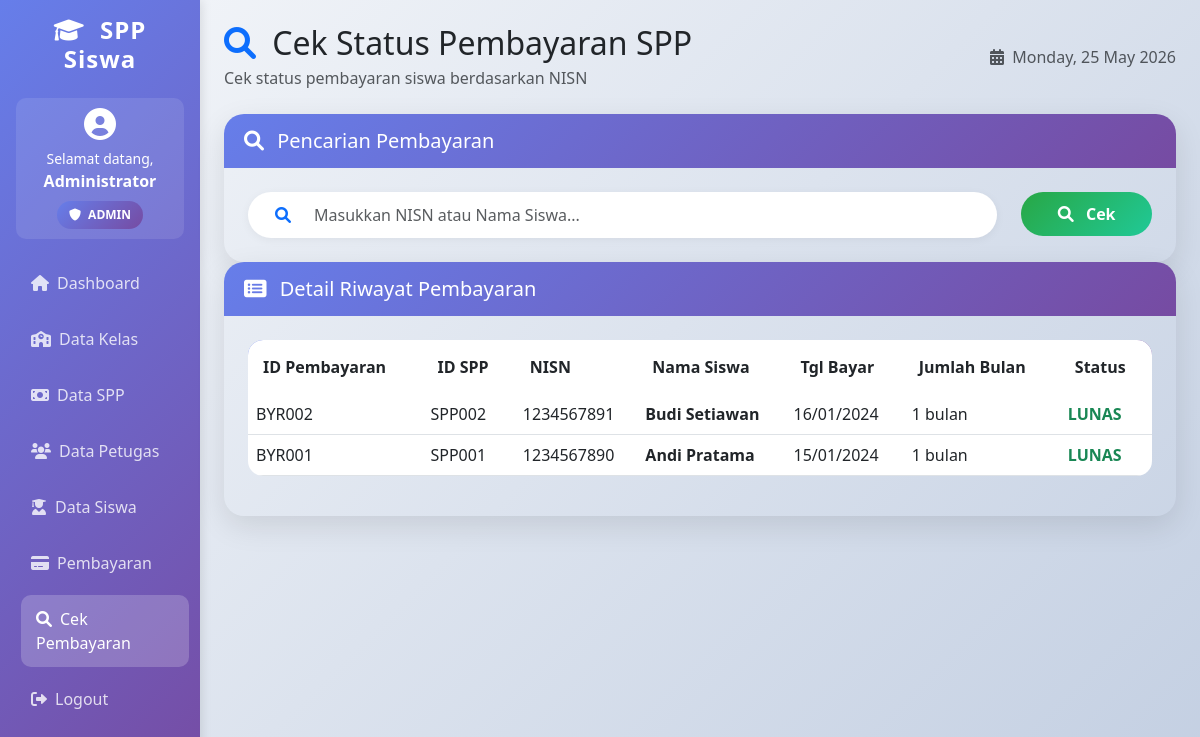
/cek_pembayaran.php (signed in), run on the app's committed database.
### tables this page shows
CREATE TABLE tb_pembayaran (
    id_pembayaran VARCHAR(11) PRIMARY KEY,
    status ENUM('Belum Lunas', 'Sudah Lunas'),
    nisn VARCHAR(10),
    tgl_bayar DATE,
    tgl_terakhir_bayar DATE,
    batas_pembayaran DATE,
    jumlah_bulan VARCHAR(10),
    id_spp VARCHAR(40),
    nominal_bayar VARCHAR(100),
    jumlah_bayar VARCHAR(40),
    kembalian VARCHAR(100),
    FOREIGN KEY (nisn) REFERENCES tb_siswa(nisn),
    FOREIGN KEY (id_spp) REFERENCES tb_siswa(id_spp)
);

CREATE TABLE tb_siswa (
    nisn VARCHAR(10) PRIMARY KEY,
    nis VARCHAR(8),
    nama VARCHAR(50) UNIQUE,
    id_kelas VARCHAR(11),
    nama_kelas VARCHAR(10),
    alamat TEXT,
    no_telp VARCHAR(13) UNIQUE,
    id_spp VARCHAR(40) UNIQUE,
    FOREIGN KEY (id_kelas) REFERENCES tb_kelas(id_kelas),
    FOREIGN KEY (nama_kelas) REFERENCES tb_kelas(nama_kelas)
);

### cek_pembayaran.php (the view, shortened to what this page needs)
<?php
include 'config/koneksi.php';
$query_all = "SELECT p.*, s.nama
              FROM tb_pembayaran p
              JOIN tb_siswa s ON p.nisn = s.nisn
              ORDER BY p.tgl_bayar DESC";
$result_all = mysqli_query($conn, $query_all);
?>
<!DOCTYPE html>
<html lang="id">
<head>
    <link href="https://cdn.jsdelivr.net/npm/bootstrap@5.3.0/dist/css/bootstrap.min.css" rel="stylesheet">
    <link href="https://cdnjs.cloudflare.com/ajax/libs/font-awesome/6.0.0/css/all.min.css" rel="stylesheet">
</head>
<body>
    <div class="container-fluid">
        <div class="row">
            <div class="col-md-2 sidebar p-3">
                <h4 class="text-center mb-4">
                    <i class="fas fa-graduation-cap me-2"></i>
                    SPP Siswa
                </h4>
                <div class="user-info">
                    <i class="fas fa-user-circle fa-2x mb-2"></i>
                    <p class="mb-0 small">Selamat datang,</p>
                    <strong><?php echo $_SESSION['nama_petugas']; ?></strong>
                    <br>
                    <span class="badge-level level-<?php echo strtolower($_SESSION['level']); ?> mt-2 d-inline-block">
                        <i class="fas fa-shield-alt me-1"></i>
                        <?php echo strtoupper($_SESSION['level']); ?>
                    </span>
                </div>
                <nav class="nav flex-column">
                    <a class="nav-link" href="dashboard.php"><i class="fas fa-home me-2"></i>Dashboard</a>
                    <a class="nav-link" href="kelas.php"><i class="fas fa-school me-2"></i>Data Kelas</a>
                    <a class="nav-link" href="spp.php"><i class="fas fa-money-bill me-2"></i>Data SPP</a>
                    <a class="nav-link" href="petugas.php"><i class="fas fa-users me-2"></i>Data Petugas</a>
                    <a class="nav-link" href="siswa.php"><i class="fas fa-user-graduate me-2"></i>Data Siswa</a>
                    <a class="nav-link" href="pembayaran.php"><i class="fas fa-credit-card me-2"></i>Pembayaran</a>
                    <a class="nav-link active" href="cek_pembayaran.php"><i class="fas fa-search me-2"></i>Cek Pembayaran</a>
                    <a class="nav-link" href="logout.php"><i class="fas fa-sign-out-alt me-2"></i>Logout</a>
                </nav>
            </div>
            <div class="col-md-10 p-4">
                <div class="d-flex justify-content-between align-items-center mb-4 animate">
                    <div>
                        <h2 class="mb-1">
                            <i class="fas fa-search me-2 text-primary"></i>
                            Cek Status Pembayaran SPP
                        </h2>
                        <p class="text-muted mb-0">Cek status pembayaran siswa berdasarkan NISN</p>
                    </div>
                    <div class="text-muted">
                        <i class="fas fa-calendar-alt me-1"></i>
                        <?php echo date('l, d F Y'); ?>
                    </div>
                </div>
                <div class="card-dashboard animate">
                    <div class="card-header-custom">
                        <h5 class="mb-0">
                            <i class="fas fa-search me-2"></i>
                            Pencarian Pembayaran
                        </h5>
                    </div>
                    <div class="card-body p-4">
                        <div class="row">
                            <div class="col-md-10">
                                <div class="search-box">
                                    <div class="input-group">
                                        <span class="input-group-text bg-transparent border-0">
                                            <i class="fas fa-search text-primary"></i>
                                        </span>
                                        <input type="text" id="search_input" class="form-control border-0"
                                               placeholder="Masukkan NISN atau Nama Siswa..." autocomplete="off">
                                    </div>
                                </div>
                            </div>
                            <div class="col-md-2">
                                <button class="btn btn-cari text-white w-100" onclick="cekPembayaran()">
                                    <i class="fas fa-search me-2"></i> Cek
                                </button>
                            </div>
                        </div>
                    </div>
                </div>
                <div class="card-dashboard animate">
                    <div class="card-header-custom">
                        <h5 class="mb-0">
                            <i class="fas fa-list-alt me-2"></i>
                            Detail Riwayat Pembayaran
                        </h5>
                    </div>
                    <div class="card-body p-4">
                        <div class="table-responsive">
                            <table class="table table-hover table-custom">
                                <thead>
                                    <tr>
                                        <th>ID Pembayaran</th>
                                        <th>ID SPP</th>
                                        <th>NISN</th>
                                        <th>Nama Siswa</th>
                                        <th>Tgl Bayar</th>
                                        <th>Jumlah Bulan</th>
                                        <th>Status</th>
                                    </tr>
                                </thead>
                                <tbody id="detail_pembayaran">
                                    <?php
                                    if (mysqli_num_rows($result_all) > 0) {
                                        while ($row = mysqli_fetch_assoc($result_all)) {
                                            $statusClass = $row['status'] == 'Sudah Lunas' ? 'text-success' : 'text-warning';
                                            $statusText = $row['status'] == 'Sudah Lunas' ? 'LUNAS' : 'BELUM LUNAS';
                                            $tgl_bayar = $row['tgl_bayar'] ? date('d/m/Y', strtotime($row['tgl_bayar'])) : '-';
                                    ?>
                                    <tr>
                                        <td><?php echo $row['id_pembayaran']; ?></td>
                                        <td><?php echo $row['id_spp']; ?></td>
                                        <td><?php echo $row['nisn']; ?></td>
                                        <td><strong><?php echo $row['nama']; ?></strong></td>
                                        <td><?php echo $tgl_bayar; ?></td>
                                        <td><?php echo $row['jumlah_bulan']; ?> bulan</td>
                                        <td class="<?php echo $statusClass; ?> fw-bold"><?php echo $statusText; ?></td>
                                    </tr>
                                    <?php
                                        }
                                    } ?>
                                </tbody>
                            </table>
                        </div>
                    </div>
                </div>
        </div>
    </div>
</body>
</html>

### cek_pembayaran.php (style rules this page uses)
* { margin: 0; padding: 0; box-sizing: border-box; }
body { background: linear-gradient(135deg, #f5f7fa 0%, #c3cfe2 100%); font-family: 'Segoe UI', Tahoma, Geneva, Verdana, sans-serif; }
.sidebar { background: linear-gradient(135deg, #667eea 0%, #764ba2 100%); min-height: 100vh; color: white; box-shadow: 2px 0 10px rgba(0,0,0,0.1); }
.sidebar .nav-link { color: rgba(255,255,255,0.8); margin-bottom: 8px; border-radius: 10px; padding: 12px 15px; transition: all 0.3s; }
.sidebar .nav-link:hover, .sidebar .nav-link.active { background: rgba(255,255,255,0.2); color: white; transform: translateX(5px); }
.sidebar h4 { font-weight: bold; letter-spacing: 1px; }
.user-info { background: rgba(255,255,255,0.1); border-radius: 10px; padding: 10px; margin-bottom: 20px; text-align: center; }
.badge-level { padding: 5px 12px; border-radius: 20px; font-size: 12px; font-weight: bold; }
.level-admin { background: linear-gradient(135deg, #667eea 0%, #764ba2 100%); color: white; }
.card-dashboard { border: none; border-radius: 20px; box-shadow: 0 10px 30px rgba(0,0,0,0.1); overflow: hidden; }
.card-header-custom { background: linear-gradient(135deg, #667eea 0%, #764ba2 100%); color: white; padding: 15px 20px; border-bottom: none; }
.search-box { background: white; border-radius: 50px; padding: 5px 15px; box-shadow: 0 2px 10px rgba(0,0,0,0.05); }
.btn-cari { background: linear-gradient(135deg, #28a745 0%, #20c997 100%); border: none; border-radius: 50px; padding: 10px 20px; font-weight: bold; transition: all 0.3s; }
.table-custom { border-radius: 15px; overflow: hidden; }
.table-custom thead { background: linear-gradient(135deg, #667eea 0%, #764ba2 100%); color: white; }
.table-custom thead th { padding: 15px; font-weight: 600; border: none; }
.table-custom tbody tr { transition: all 0.3s; }
.animate { animation: fadeInUp 0.5s ease-out; }

### data on the page
tb_pembayaran: id_pembayaran "BYR002", id_spp "SPP002", nisn "1234567891", nisn.nama "Budi Setiawan", tgl_bayar "16/01/2024", jumlah_bulan "1", status "LUNAS"
tb_pembayaran: id_pembayaran "BYR001", id_spp "SPP001", nisn "1234567890", nisn.nama "Andi Pratama", tgl_bayar "15/01/2024", jumlah_bulan "1", status "LUNAS"

### other printed values
$_SESSION['nama_petugas'] "Administrator"
$_SESSION['level'] "ADMIN"
